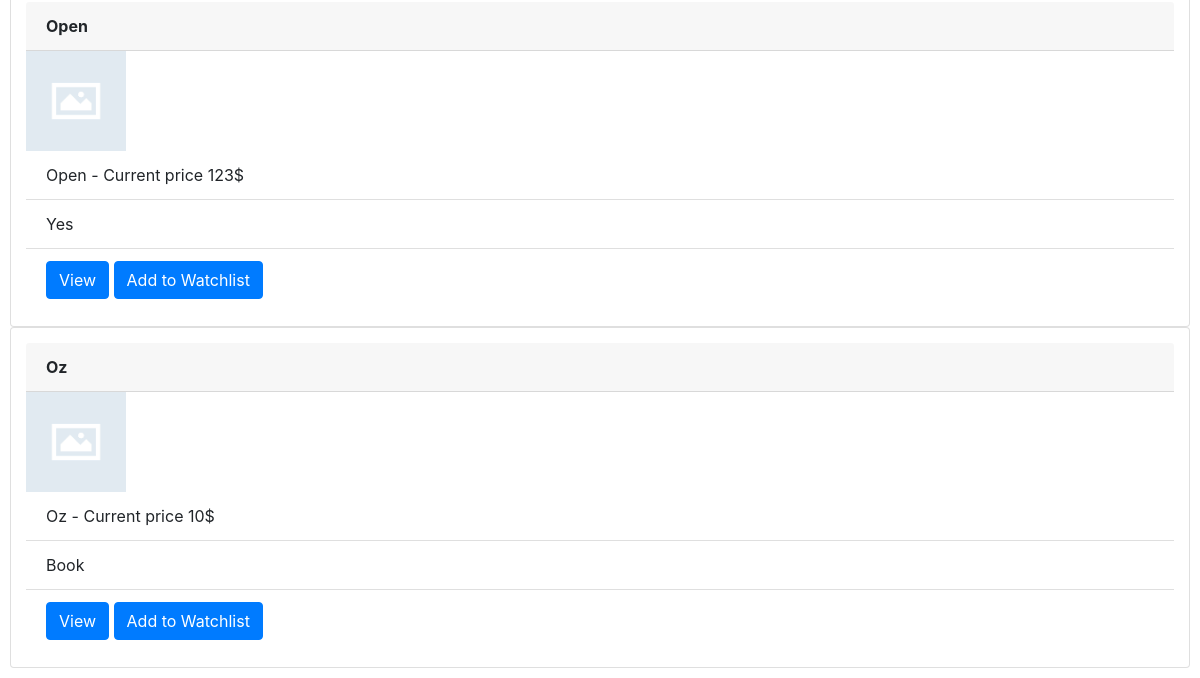
Before: / (lower part) with the older database file.
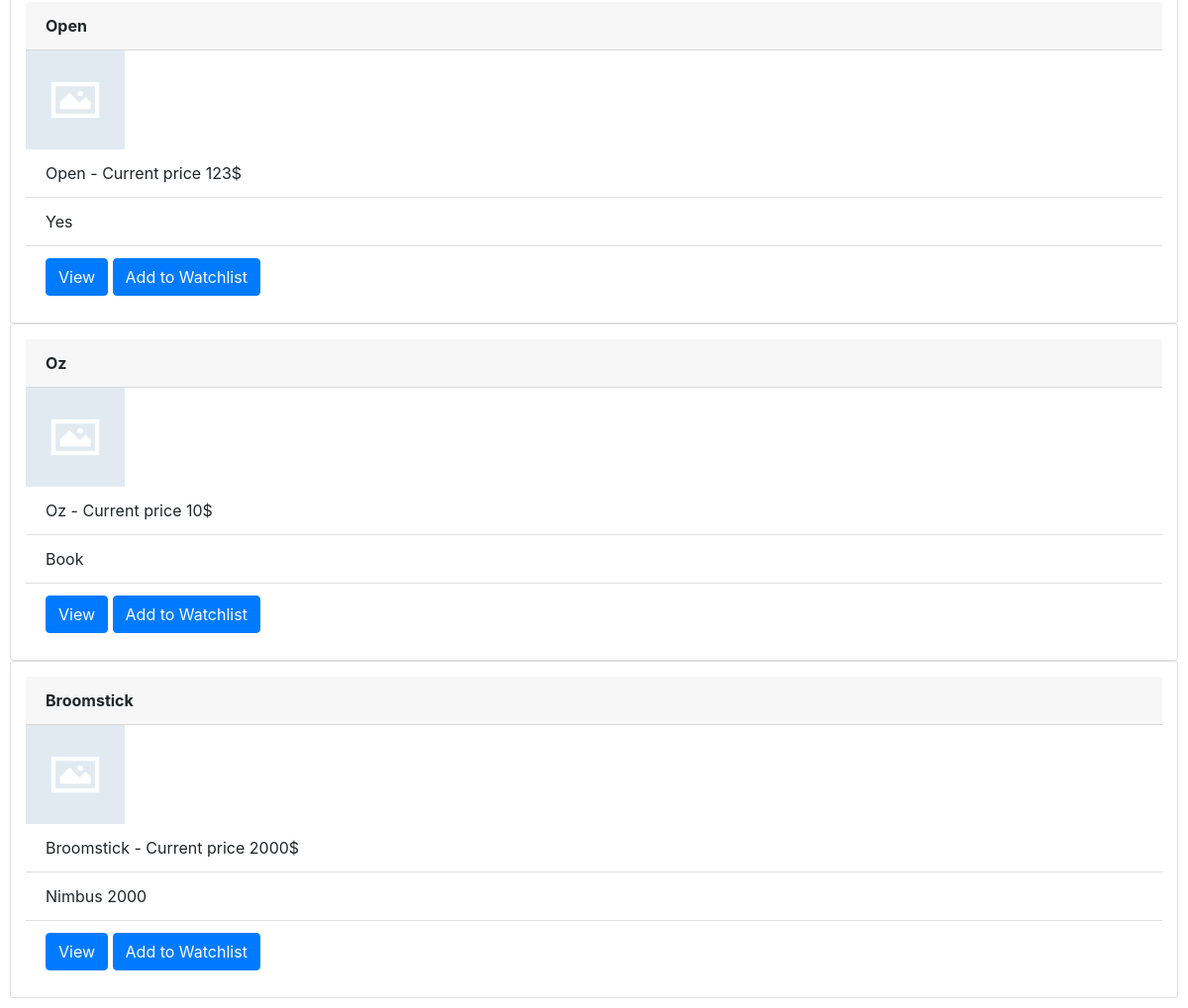
After: the same page with the newer database file.
### auctions/models.py (models this page shows, shortened)
class Listing(models.Model):
    CATEGORIES = (
        ("HOME", "Home"),
        ("TOYS", "Toys"),
        ("POTI", "Potions"),
        ("BOOK", "Books"),
        ("ARTI", "Artifacts"),
    )
    owner = models.ForeignKey(User, on_delete=models.CASCADE, default='')
    name = models.CharField(max_length=64)
    price = models.IntegerField()
    image = models.ImageField(upload_to="static/images", null=True, blank=True)
    created = models.DateTimeField(default=timezone.now, blank=True)
    description = models.TextField(max_length=640)
    status = models.BooleanField(default=True)
    category = models.CharField(
        max_length=4,
        choices=CATEGORIES,
    )

### auctions/views.py (the view)
# urls.py: path("", views.index, name="index"),
def index(request):
    return render(request, "auctions/index.html",{
        "listings": Listing.objects.all(),
        "watchlist_len": len(get_watchlist(request.user)),
    })

### auctions/utils.py (called while the page is built)
def get_watchlist(user):
    watchlist = []
    if not user.is_authenticated:
        return watchlist
    wl = user.watchlist_set.all()
    for item in wl:
        watchlist.append(item.item_of_wl())
    return watchlist

### auctions/templates/auctions/index.html (shortened to what this page needs)
{% extends "auctions/layout.html" %}
{% block body %}
        {% for item in listings %}
                <div class="card" style="padding: 15px;">
                    <div class="card-header">
                        <b>{{ item.name }}</b>
                    </div>
                    {% if item.image %}
                        <img src="{{ item.image.url }}" style="width:100px; height:100px;">
                    {% else %}
                        <img src="images/no_image.png" alt="no_image" style="width:100px;height:100px;">
                    {% endif %}
                    <ul class="list-group list-group-flush">
                        <li class="list-group-item">{{ item.name }} - Current price {{ item.price }}$</li>
                        <li class="list-group-item">{{ item.description }}</li>
                        <li class="list-group-item">
                            <a href="{% url 'listing' item.name %}" class="btn btn-primary">View</a>
                            <a href="{% url 'add_to_wl' item.name %}" class="btn btn-primary">Add to Watchlist</a>
                        </li>
                    </ul>
                </div>
        {% endfor %}
{% endblock %}

### auctions/templates/auctions/layout.html (shortened to what this page needs)
{% load static %}
<!DOCTYPE html>
<html lang="en">
    <head>
        <link rel="stylesheet" href="https://stackpath.bootstrapcdn.com/bootstrap/4.4.1/css/bootstrap.min.css">
        <link href="{% static 'auctions/styles.css' %}" rel="stylesheet">
    </head>
    <body>
        {% block body %}
        {% endblock %}
    </body>
</html>

### auctions/static/auctions/styles.css (style rules this page uses)
body { padding: 10px; }

Changed rows visible on the page:
added Listing: name "Broomstick", price "2000", description "Nimbus 2000"
